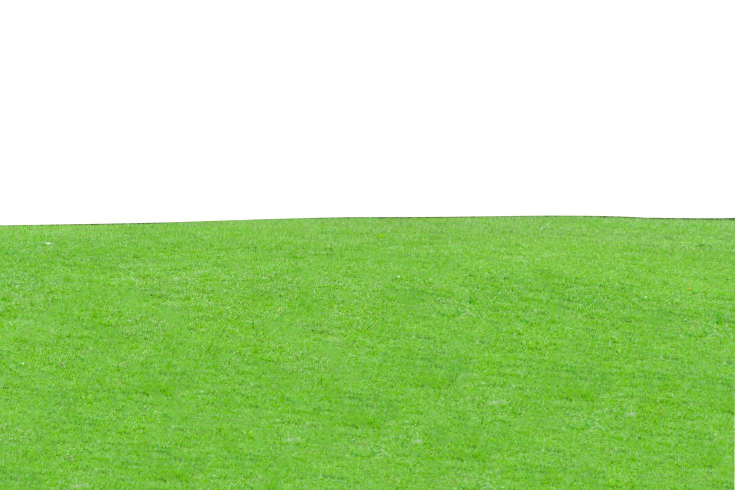
#> input picture gramado.jpg, 1470 x 980 px (shown at 1/2 size)
$ python filtros.py
#> lines starting #> are read from the running program, lines starting #| are printed output that depends on the picture; after the words box and inside, x2 and y2 are one past the last pixel; in counts of white or black regions, pixels touching at a corner belong together
import cv2
import numpy as np

def aplicar_filtros(imagem_path):
#> called with imagem_path = 'gramado.jpg'
    imagem = cv2.imread(imagem_path)
#> imagem is the input picture: shape (980, 1470, 3); mean B, G, R 151, 218.9, 181

    # A- Blur (desfoque)
    blur = cv2.GaussianBlur(imagem, (15, 15), 0)
    cv2.imwrite("filtro_blur.png", blur)

    # B- Detecção de Bordas
    bordas = cv2.Canny(imagem, 100, 200)
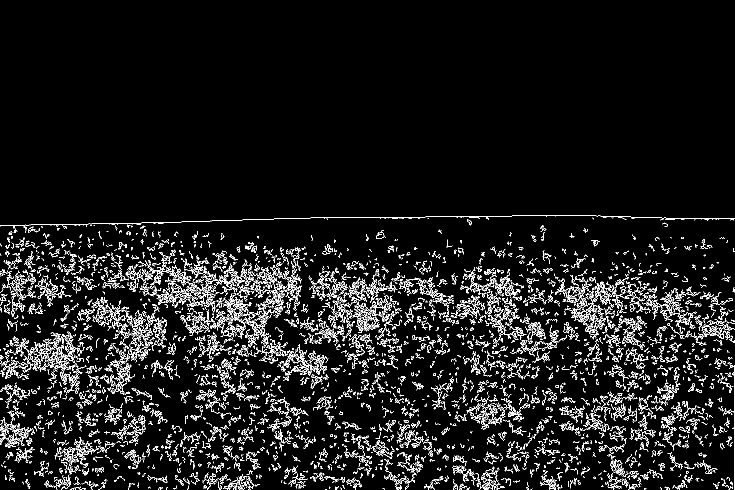
#> bordas: shape (980, 1470) (shown at 1/2 size); 6.7% white in thin lines or dots, all inside (x1, y1, x2, y2) = (0, 431, 1470, 980)
    cv2.imwrite("filtro_bordas.png", bordas)

    # C- Escala de Cinza
    escala_cinza = cv2.cvtColor(imagem, cv2.COLOR_BGR2GRAY)
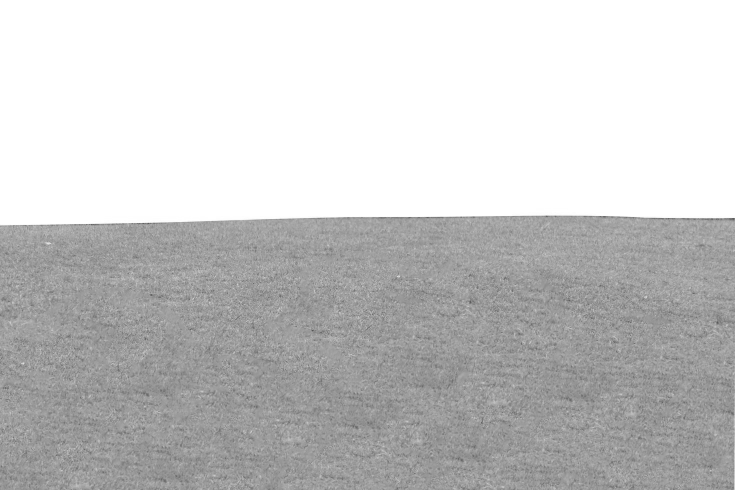
#> escala_cinza: shape (980, 1470) (shown at 1/2 size); min 59, max 255, mean 199.8
    cv2.imwrite("filtro_cinza.png", escala_cinza)

    # D- Redimensionamento (50% do tamanho original)
    altura, largura = imagem.shape[:2]
#> altura = 980; largura = 1470
    nova_dimensao = (largura // 2, altura // 2)
#> nova_dimensao = (735, 490)
    imagem_redimensionada = cv2.resize(imagem, nova_dimensao, interpolation=cv2.INTER_AREA)
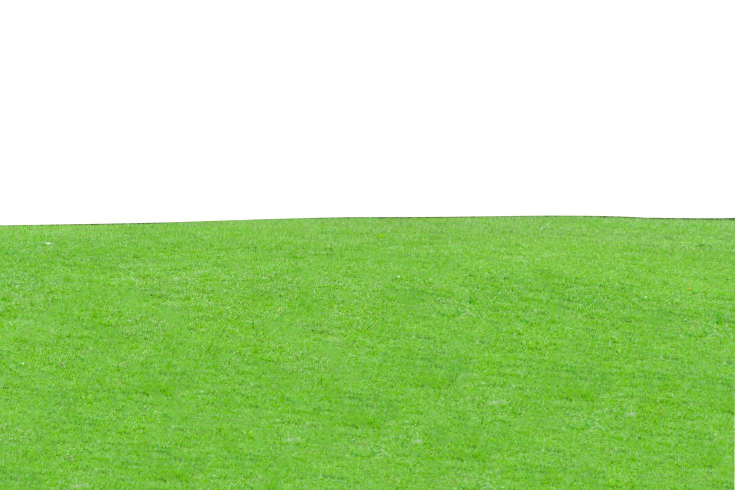
#> imagem_redimensionada: shape (490, 735, 3); mean B, G, R 151.1, 218.9, 181.1
    cv2.imwrite("filtro_redimensionado.png", imagem_redimensionada)

def aplicar_overlays(imagem_path):
#> called with imagem_path = 'gramado.jpg'
    imagem = cv2.imread(imagem_path)
    altura, largura = imagem.shape[:2]
#> altura = 980; largura = 1470

    # A - Retângulo azul (10px da borda, espessura 2px)
    cv2.rectangle(imagem, (10, 10), (largura - 10, altura - 10), (255, 0, 0), 2)

    # B - Círculo vermelho no centro (raio 200px, espessura 1px)
    centro = (largura // 2, altura // 2)
#> centro = (735, 490)
    cv2.circle(imagem, centro, 200, (0, 0, 255), 1)

    # C - Círculo verde preenchido no centro (raio 50px)
    cv2.circle(imagem, centro, 50, (0, 255, 0), -1)

    # D - Texto
    texto = "Engenharia de Software"
    fonte = cv2.FONT_HERSHEY_SIMPLEX
    tamanho_fonte = 1
    espessura_fonte = 2
    cor_texto = (0, 0, 0)
    margem = 20
    (largura_texto, altura_texto), _ = cv2.getTextSize(texto, fonte, tamanho_fonte, espessura_fonte)
    posicao_texto = (largura - largura_texto - margem, altura - margem)
#> posicao_texto = (1072, 960)
    cv2.putText(imagem, texto, posicao_texto, fonte, tamanho_fonte, cor_texto, espessura_fonte)
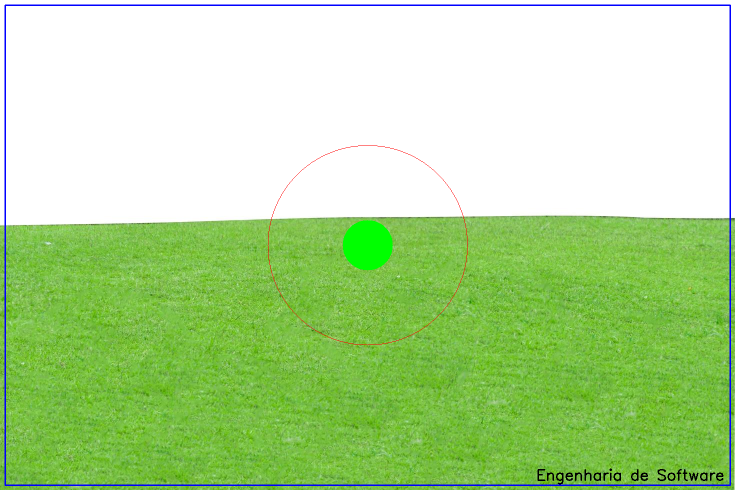
#> imagem: shape (980, 1470, 3) (shown at 1/2 size); mean B, G, R 151.4, 216.5, 178.3

    # Salvar imagem com overlays
    cv2.imwrite("imagem_overlays.jpg", imagem)

# Caminho da imagem original (substituir pelo caminho correto)
imagem_path = "gramado.jpg"

# Aplicar filtros e overlays
aplicar_filtros(imagem_path)
aplicar_overlays(imagem_path)
